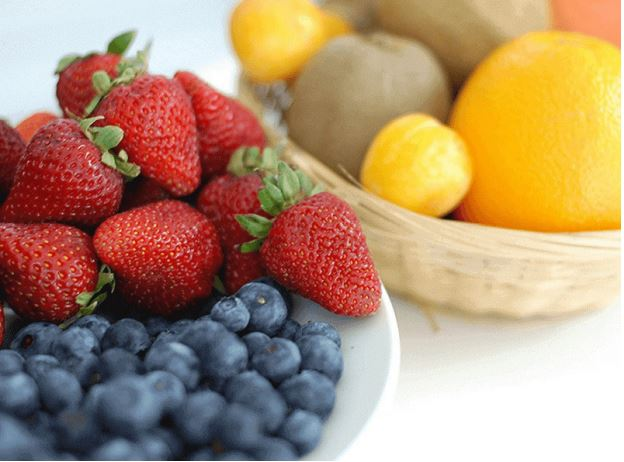
#> input picture imagem/frutas.JPG, 624 x 462 px, found by its file name
$ python valorpixel2.py
#> lines starting #> are read from the running program, lines starting #| are printed output that depends on the picture
import cv2

imagem = cv2.imread('./imagem/frutas.jpg')
#> imagem is the input picture: shape (462, 624, 3); mean B, G, R 115.1, 144.7, 176.9

img_gray = cv2.cvtColor(imagem, cv2.COLOR_RGB2GRAY)
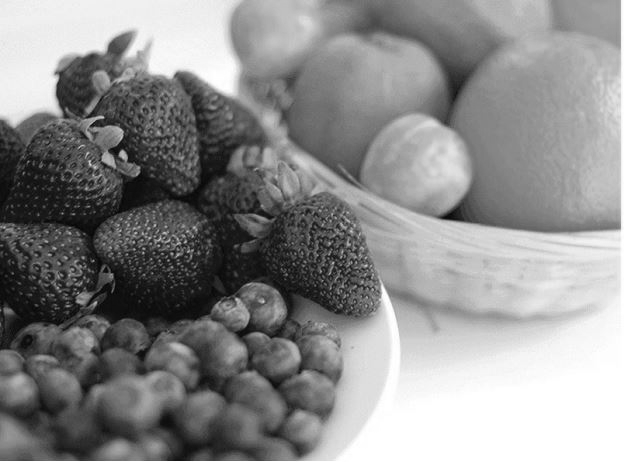
#> img_gray: shape (462, 624); min 2, max 255, mean 139.5

valorPixel = img_gray[150,150]
#> valorPixel = 77
print(valorPixel)
#| 77
